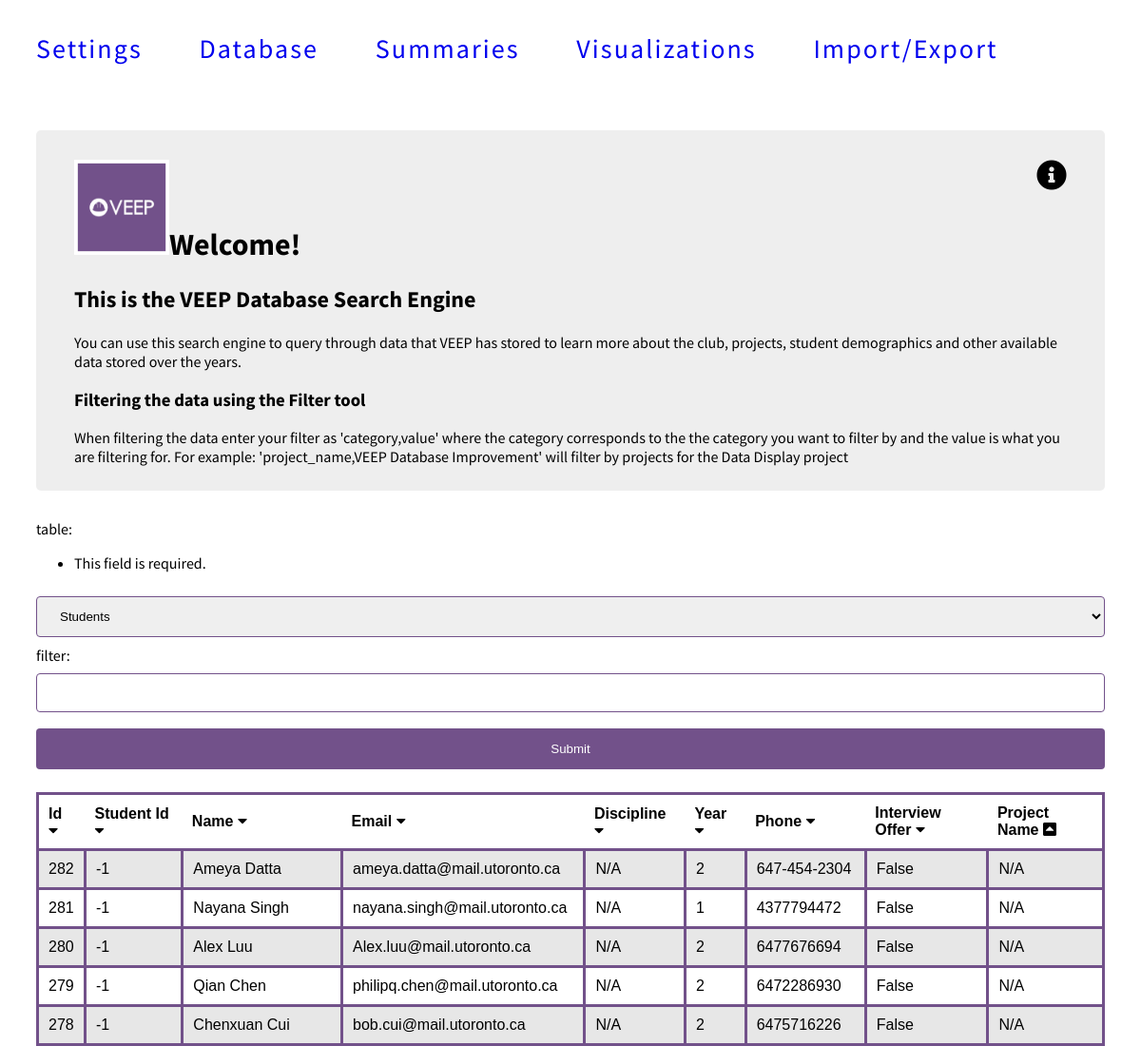
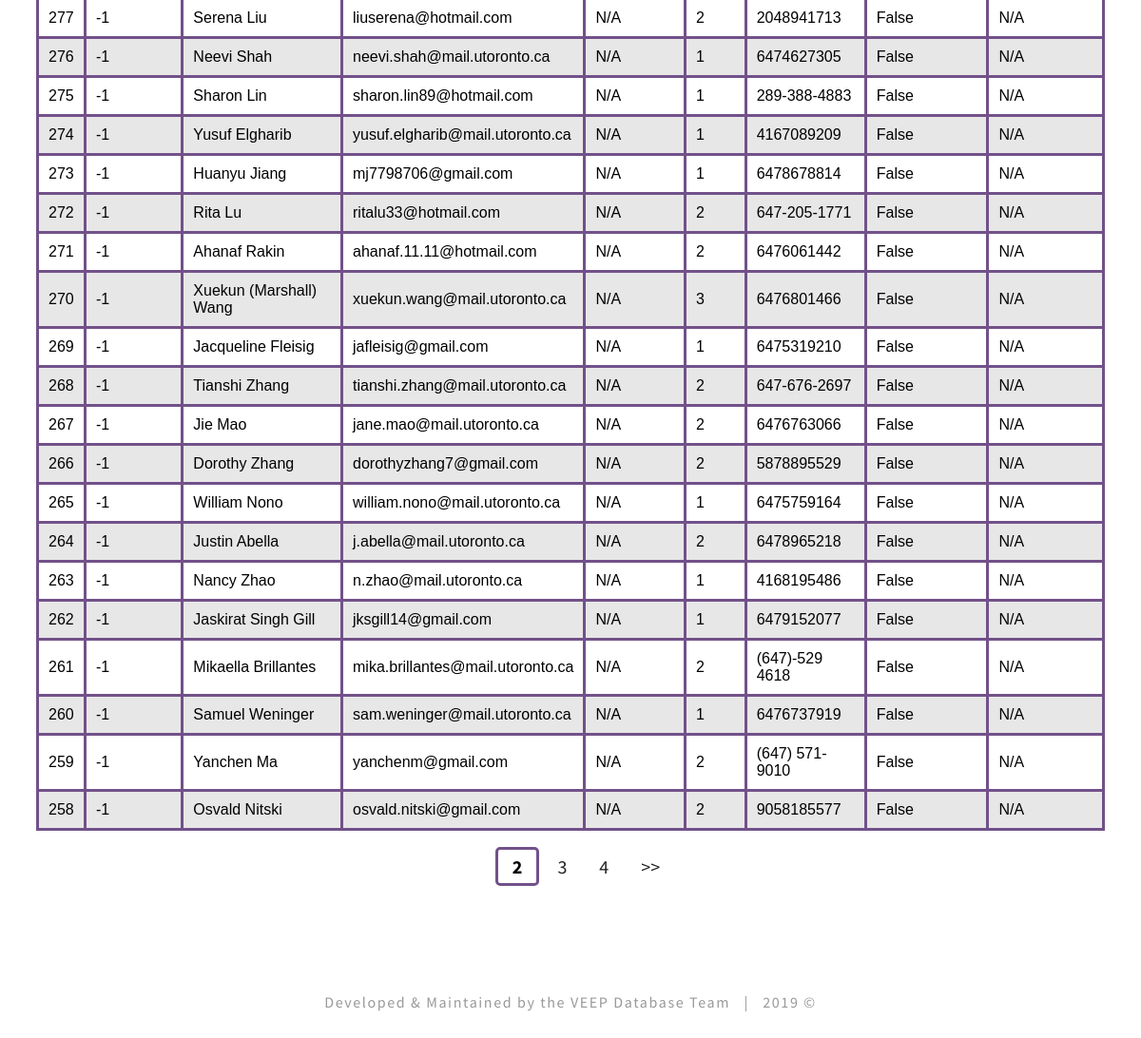
The app's page /data_display/?page=2 with its own data (2 pictures, top to bottom).
### data_display/models.py (models this page shows, shortened)
class Students(models.Model):
    student_id = models.IntegerField(default=-1)
    name = models.CharField(max_length=200, default='N/A')
    email = models.CharField(max_length=200, default='N/A')
    discipline = models.CharField(max_length=200, default='N/A')
    year = models.CharField(max_length=200, default='N/A')
    phone = models.CharField(max_length=200, default=-1)
    interview_offer = models.BooleanField(null=True, default=False)
    project_name = models.CharField(max_length=200, default='N/A')

### data_display/views.py (the view)
# urls.py: path('', views.data_display, name="data_display"),
def data_display(request):
    string_display.cache_display_strings(finders.find('string_conversion.json'), app_context)
    sort_by = request.GET.get('sort_by')
    page_number = request.GET.get('page') or 1
    page_number = int(page_number)
    table = request.GET.get('table') or app_context['last_table'] or 'Students'
    if request.method == "GET" and request.GET.get('table'):
        form = QueryTable(request.GET)
        if form.is_valid():
            table = form.cleaned_data['table']
            filter = form.cleaned_data['filter']
            app_context['last_table'] = table
            app_context['last_filter'] = filter
    else:
        use_old_table = {'filter': app_context['last_filter'],
                         'table': app_context['last_table']}
        form = QueryTable(use_old_table)
    if page_number != 1:
        data, table_headers = app_context['last_data'], app_context['last_headers']
    elif sort_by:
        sort_by = toggle_sort(sort_by, app_context)
        data, table_headers = get_objects_by_table_and_sort(table, sort_by)
        app_context['last_data'], app_context['last_headers'] = data, table_headers
    else:
        data, table_headers = get_objects_by_table(table)
        app_context['last_data'], app_context['last_headers'] = data, table_headers
    table_headers = string_display.get_strings_from_cache(table_headers, app_context)
    paginator = Paginator(data, rows_per_page)
    pages = get_pagination_ranges(paginator, page_number)
    subset_data = paginator.page(page_number)
    return render(
        request, 'data_display/database_start_page.html',
        {'data': subset_data, 'table_headers': table_headers, 'pages': pages, 'ui': app_context['ui_obj'], 'form': form}
    )

### data_display/forms.py
class QueryTable(forms.Form):
    table = forms.ChoiceField(label="table",
    choices=[('Students', 'Students'),
             ('Projects', 'Projects'),
             ('Teams', 'Teams'),
             ('Not For Profits', 'Not For Profits')])
    filter = forms.CharField(label="filter", max_length=100, required=False)

### data_display/utils/string_display.py (called while the page is built)
def cache_display_strings(path, context=None):
    with open(path, 'r') as map_file:
        map_obj = json.load(map_file)
    if context:
        context['display_string'] = map_obj

def get_strings_from_cache(string_list, context=None):
    strings_to_update_json = []
    display_strings = []
    for string in string_list:
        column_name = str(string).rsplit('.', 1)[-1]
        if not context or column_name not in context['display_string']:
            strings_to_update_json.append(column_name)
            display_strings.append(strip_and_capitalize(column_name))
        elif context:
            display_strings.append(context['display_string'][column_name])
    if strings_to_update_json:
        path = finders.find('string_conversion.json')
        add_new_string_to_map_file(path, strings_to_update_json)
        cache_display_strings(path, context)
    return display_strings

### data_display/views.py (called while the page is built)
def get_pagination_ranges(paginator, curr_page):
    total_pages = paginator.num_pages
    pages = {'left': [], 'right': [], 'current': curr_page}
    if curr_page - 1 > 1:
        pages['left'] = [curr_page - 2, curr_page - 1]
    if total_pages - curr_page > 1:
        pages['right'] = [curr_page + 1, curr_page + 2]
    return pages

### data_display/templates/data_display/database_start_page.html (shortened to what this page needs)
{% extends "data_display/base.html" %}
{% block stylesheets %}
{% load staticfiles %}
<link rel="stylesheet" href="{% static 'data_display/style_site.css' %}">
{% endblock stylesheets %}
{% block content %}
<div class="welcome-text">
    <h1 class="floater"><i class="fas fa-info-circle"></i></h1>
    <div>
        <h1><img id="image" src="/media/VEEP_logo.jpg" alt="veep logo" width="100">Welcome!</h1>
        <h2>This is the VEEP Database Search Engine</h2>
        <p> You can use this search engine to query through data that VEEP has stored to
        learn more about the club, projects, student demographics
        and other available data stored over the years.</p>
        <h3>Filtering the data using the Filter tool</h3>
        <p>When filtering the data enter your filter as 'category,value' where the category corresponds to the
        the category you want to filter by and the value is what you are filtering for. For example: 'project_name,VEEP Database Improvement' will filter by projects for the Data Display project </p>
    </div>
</div>
<div>
    <form action= {% url 'data_display' %} method="GET">
        {{ form }}
        <input type = "submit">
    </form>
</div>
<div>
    <table>
        <tr class="col-headers">
            {% for field_name in table_headers %}
                <td><a href="{{ request.path }}?sort_by={{ field_name }}{{ request_headers }}">
                    {{ field_name }}
                    {% if field_name == ui.asc %}
                        <i class="fas fa-caret-square-down"></i>
                    {% elif field_name == ui.desc %}
                        <i class="fas fa-caret-square-up"></i>
                    {% else %}
                        <i class="fas fa-caret-down"></i>
                    {% endif %}
                </a></td>
            {% endfor %}
        </tr>
        {% for datum in data %}
            <tr>
                {% for property in datum %}
                <td> {{ property }} </td>
                {% endfor %}
            </tr>
        {% endfor %}
    </table>
    <div class="pagination">
        <span class="page-links">
            {% if data.has_previous %}
                <a href="?page=1"><span class="page-item"></span></a>
            {% endif %}
            <span class="current">{{ data.number }}</span>
            {% if data.has_next %}
                {% for page in pages.right %}
                    <a href="?page={{ page }}"><span class="page-item">{{ page }}</span></a>
                {% endfor %}
                <a href="?page={{ data.paginator.num_pages }}"><span class="page-item">>></span></a>
            {% endif %}
        </span>
    </div>
</div>
{% endblock content %}

### data_display/static/data_display/style_site.css (style rules this page uses)
#image { top: 500px; }
input[type=text], select { width: 100%; padding: 12px 20px; margin: 9px 0; display: inline-block; border: 1px solid rgb(114, 81, 138); border-radius: 4px; box-sizing: border-box; }
input[type=submit] { width: 100%; background-color: rgb(114, 81, 138); color: white; padding: 14px 20px; margin: 8px 0; border: none; border-radius: 4px; cursor: pointer; }
.welcome-text { margin: 30px 0; background-color: #eeeeee; padding: 10px 40px; border-radius: 5px; }
.welcome-text .floater { float: right; }
tr:nth-child(even) { background-color: rgba(221, 221, 221, 0.692); }
table { font-family: arial, sans-serif; border-collapse: collapse; width: 100%; }
td, th { border: 3px solid rgb(114, 81, 138); text-align: left; padding: 10px; }
.col-headers td { border-left: none; border-right: none; font-weight: bold; }
.col-headers a { text-decoration: none; color: black; width: 100%; height: 100%; display: block; }
.col-headers td:first-child { border-left: 3px solid rgb(114, 81, 138); }
.col-headers td:last-child { border-right: 3px solid rgb(114, 81, 138); }
.pagination { text-align: center; margin: 25px 10px 10px 10px; font-size: 1.25em; }
.pagination .page-item { padding: 5px 15px; border-radius: 5px; }
.pagination a { text-decoration: none; color: #222222; }
span[class='current'] { font-weight: bold; padding: 5px 15px; border-radius: 5px; border: 3px solid rgb(114, 81, 138); box-sizing: border-box; -moz-box-sizing: border-box; -webkit-box-sizing: border-box; }

### data_display/static/data_display/base.css (style rules this page uses)
body { font-family: 'Source Sans Pro', sans-serif; }
body { padding: 10px; }

### data_display/static/data_display/all.css (style rules this page uses)
.fa, .fas, .far, .fal, .fab { -moz-osx-font-smoothing: grayscale; -webkit-font-smoothing: antialiased; display: inline-block; font-style: normal; font-variant: normal; text-rendering: auto; line-height: 1; }
.fa-caret-down:before { content: "\f0d7"; }
.fa-caret-square-up:before { content: "\f151"; }
.fa-info-circle:before { content: "\f05a"; }
.fa, .fas { font-family: 'Font Awesome 5 Free'; font-weight: 900; }

### records on screen
Students: datum "282" "-1" "Ameya Datta" "ameya.datta@mail.utoronto.ca" "N/A" "2" "647-454-2304" "False" "N/A"
Students: datum "281" "-1" "Nayana Singh" "nayana.singh@mail.utoronto.ca" "N/A" "1" "4377794472" "False" "N/A"
Students: datum "280" "-1" "Alex Luu" "Alex.luu@mail.utoronto.ca" "N/A" "2" "6477676694" "False" "N/A"
Students: datum "279" "-1" "Qian Chen" "philipq.chen@mail.utoronto.ca" "N/A" "2" "6472286930" "False" "N/A"
Students: datum "278" "-1" "Chenxuan Cui" "bob.cui@mail.utoronto.ca" "N/A" "2" "6475716226" "False" "N/A"
Students: datum "277" "-1" "Serena Liu" "liuserena@hotmail.com" "N/A" "2" "2048941713" "False" "N/A"
Students: datum "276" "-1" "Neevi Shah" "neevi.shah@mail.utoronto.ca" "N/A" "1" "6474627305" "False" "N/A"
Students: datum "275" "-1" "Sharon Lin" "sharon.lin89@hotmail.com" "N/A" "1" "289-388-4883" "False" "N/A"
Students: datum "274" "-1" "Yusuf Elgharib" "yusuf.elgharib@mail.utoronto.ca" "N/A" "1" "4167089209" "False" "N/A"
Students: datum "273" "-1" "Huanyu Jiang" "mj7798706@gmail.com" "N/A" "1" "6478678814" "False" "N/A"
Students: datum "272" "-1" "Rita Lu" "ritalu33@hotmail.com" "N/A" "2" "647-205-1771" "False" "N/A"
Students: datum "271" "-1" "Ahanaf Rakin" "ahanaf.11.11@hotmail.com" "N/A" "2" "6476061442" "False" "N/A"
Students: datum "270" "-1" "Xuekun (Marshall) Wang" "xuekun.wang@mail.utoronto.ca" "N/A" "3" "6476801466" "False" "N/A"
Students: datum "269" "-1" "Jacqueline Fleisig" "jafleisig@gmail.com" "N/A" "1" "6475319210" "False" "N/A"
Students: datum "268" "-1" "Tianshi Zhang" "tianshi.zhang@mail.utoronto.ca" "N/A" "2" "647-676-2697" "False" "N/A"
Students: datum "267" "-1" "Jie Mao" "jane.mao@mail.utoronto.ca" "N/A" "2" "6476763066" "False" "N/A"
Students: datum "266" "-1" "Dorothy Zhang" "dorothyzhang7@gmail.com" "N/A" "2" "5878895529" "False" "N/A"
Students: datum "265" "-1" "William Nono" "william.nono@mail.utoronto.ca" "N/A" "1" "6475759164" "False" "N/A"
Students: datum "264" "-1" "Justin Abella" "j.abella@mail.utoronto.ca" "N/A" "2" "6478965218" "False" "N/A"
Students: datum "263" "-1" "Nancy Zhao" "n.zhao@mail.utoronto.ca" "N/A" "1" "4168195486" "False" "N/A"
Students: datum "262" "-1" "Jaskirat Singh Gill" "jksgill14@gmail.com" "N/A" "1" "6479152077" "False" "N/A"
Students: datum "261" "-1" "Mikaella Brillantes" "mika.brillantes@mail.utoronto.ca" "N/A" "2" "(647)-529 4618" "False" "N/A"
Students: datum "260" "-1" "Samuel Weninger" "sam.weninger@mail.utoronto.ca" "N/A" "1" "6476737919" "False" "N/A"
Students: datum "259" "-1" "Yanchen Ma" "yanchenm@gmail.com" "N/A" "2" "(647) 571-9010" "False" "N/A"
Students: datum "258" "-1" "Osvald Nitski" "osvald.nitski@gmail.com" "N/A" "2" "9058185577" "False" "N/A"

### other values on screen
{{ field_name }} "Id" "Student Id" "Name" "Email" "Discipline" "Year" "Phone" "Interview Offer" "Project Name"
{{ data.number }} "2"
{{ page }} "3" "4"
